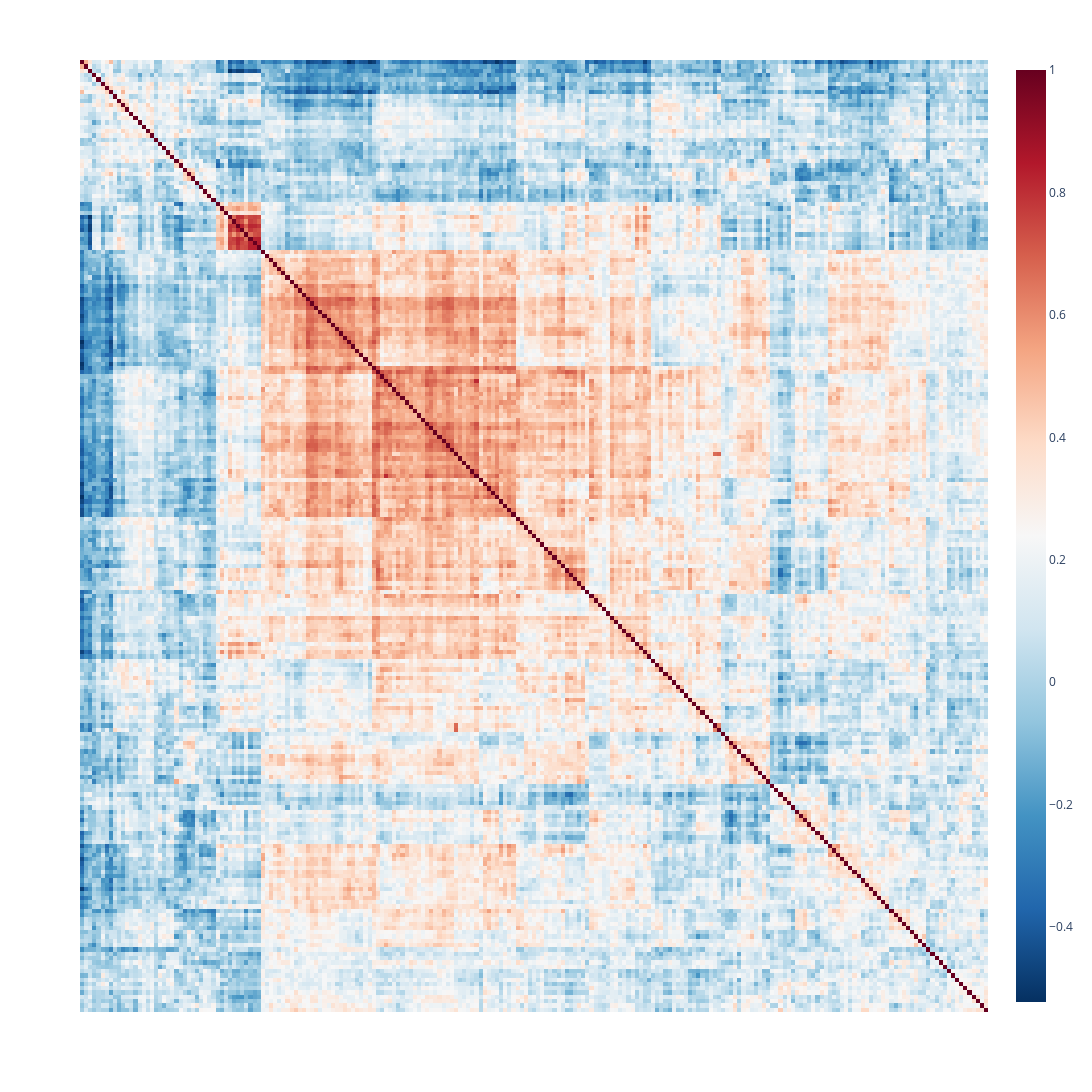

The notebook cell saved with this chart:
### Code cell
import plotly.express as px
import numpy as np

cs_re_ordered = cosine_similarity_matrix[np.ix_(g.dendrogram_row.reordered_ind,g.dendrogram_row.reordered_ind)]

fig = px.imshow(cs_re_ordered,
                 color_continuous_scale='RdBu_r',
                 aspect="auto",
                 x=metadata.iloc[g.dendrogram_row.reordered_ind].Metadata_OASIS_ID.astype(str),
                 y=metadata.iloc[g.dendrogram_row.reordered_ind].Metadata_OASIS_ID.astype(str),
                 width=1500,
                 height=1500
)
fig.update_layout(
    xaxis=dict(showticklabels=False),  # Hide x-axis tick labels
    yaxis=dict(showticklabels=False)   # Hide y-axis tick labels
)
# Customize hover
fig.update_traces(
    hovertemplate='x: %{x}<br>y: %{y}<br>z: %{z}'
)
fig.show()

### Figure 1 — Plotly figure (JSON) as saved in the notebook; plotly's stock layout.template omitted (floating-point values rounded to 4 significant figures; data arrays with more than 128 entries replaced by an {"elided": "..."} marker saying what was removed)
{"data": [{"coloraxis": "coloraxis", "hovertemplate": "x: %{x}<br>y: %{y}<br>z: %{z}", "name": "0", "type": "heatmap", "x": {"elided": "221 str values"}, "xaxis": "x", "y": {"elided": "221 str values"}, "yaxis": "y", "z": {"elided": "221x221 float values"}}], "layout": {"coloraxis": {"colorscale": [[0, "rgb(5,48,97)"], [0.1, "rgb(33,102,172)"], [0.2, "rgb(67,147,195)"], [0.3, "rgb(146,197,222)"], [0.4, "rgb(209,229,240)"], [0.5, "rgb(247,247,247)"], [0.6, "rgb(253,219,199)"], [0.7, "rgb(244,165,130)"], [0.8, "rgb(214,96,77)"], [0.9, "rgb(178,24,43)"], [1, "rgb(103,0,31)"]]}, "height": 1500, "margin": {"t": 60}, "width": 1500, "xaxis": {"anchor": "y", "domain": [0, 1], "showticklabels": false}, "yaxis": {"anchor": "x", "autorange": "reversed", "domain": [0, 1], "showticklabels": false}}}
